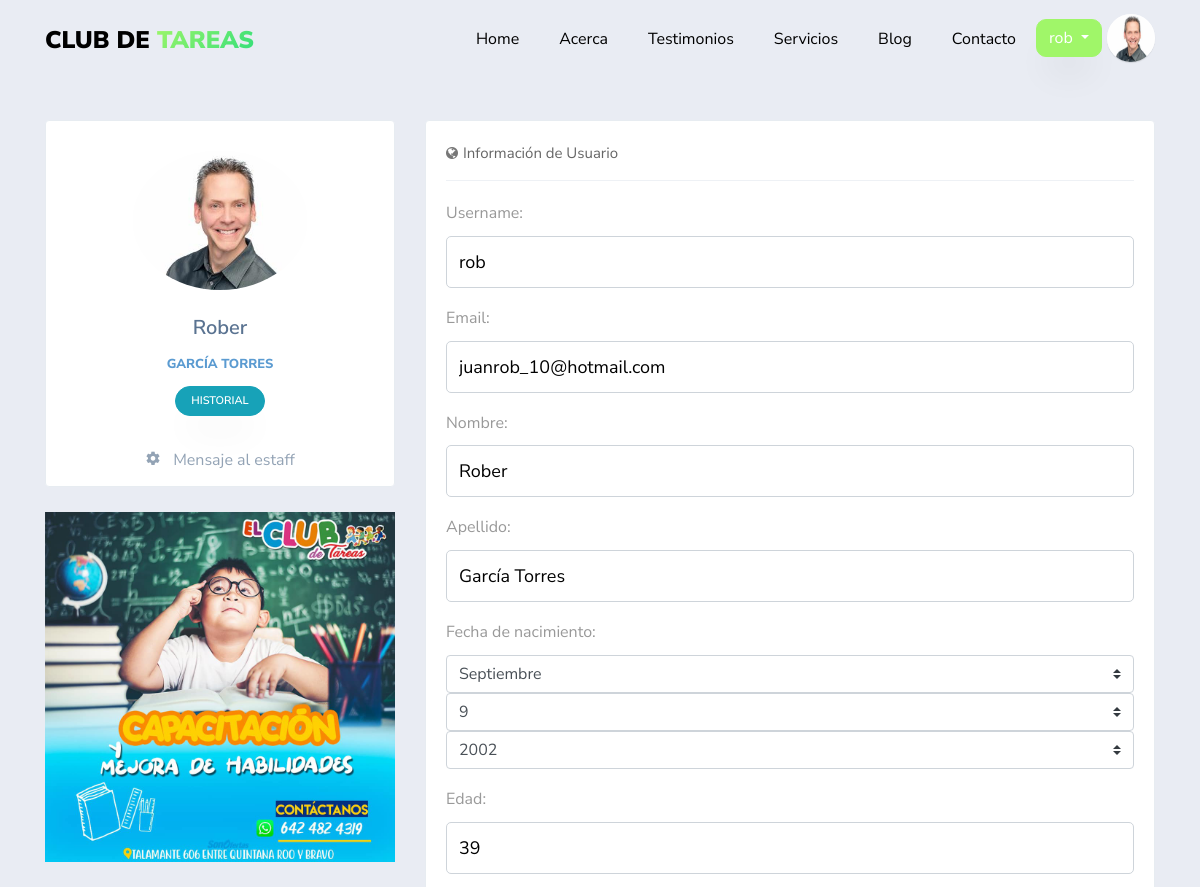
Page /profile/ (signed in, upper part) on the earlier database version.
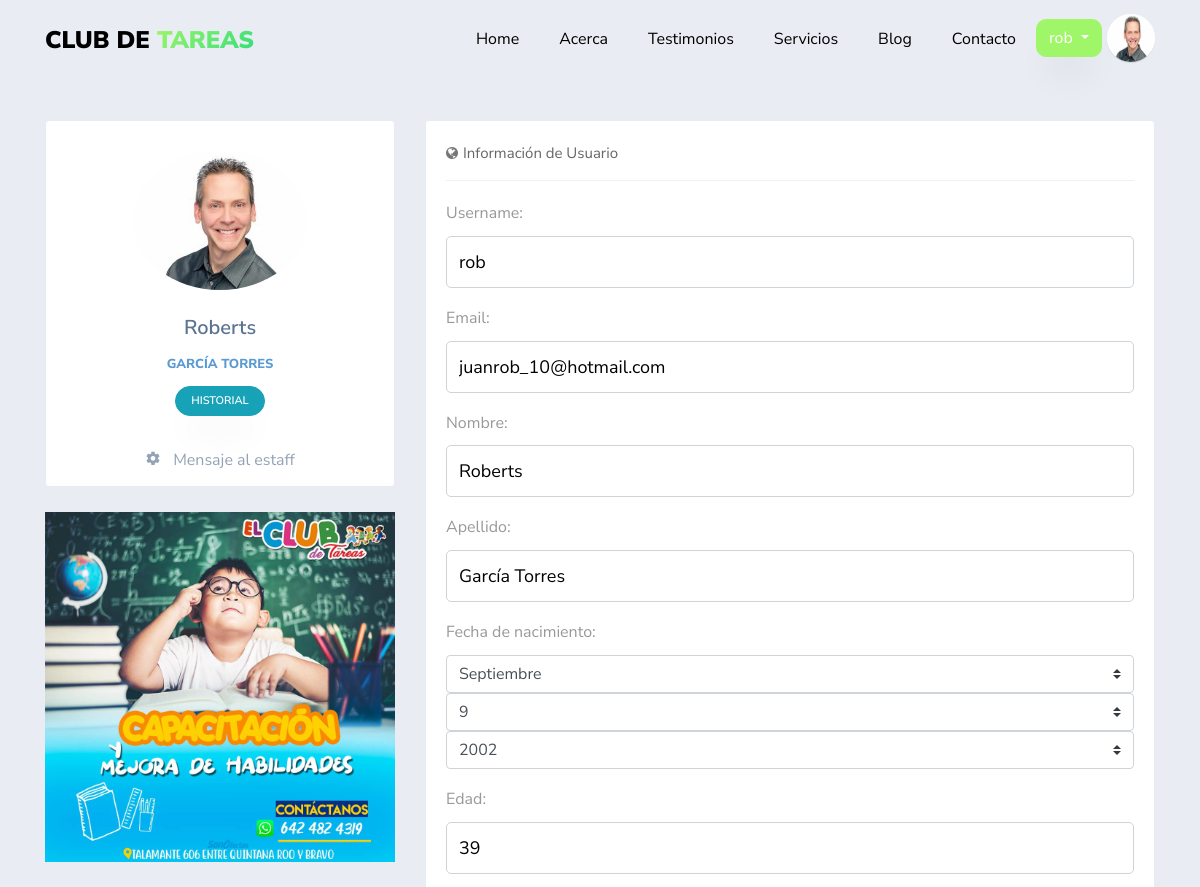
Same page on the later database version.
### usuario/models.py (models this page shows, shortened)
class Usuario(AbstractBaseUser,PermissionsMixin):
    imagen       =  models.ImageField(default='default.jpg',upload_to='profile_pics')
    email        =  models.EmailField(max_length=60,unique=True,blank=True)
    username     =  models.CharField(max_length=30,unique=True)
    nombre       =  models.CharField(max_length=100)
    apellido     =  models.CharField(max_length=100)
    edad         =  models.IntegerField(blank=True, null=True)
    padecimientos = models.TextField(verbose_name="padecimientos",blank=True,null=True)
    asistencia = models.CharField(verbose_name="Días de asistencia",max_length=100,blank=True,null=True)
    enfoque = models.CharField(verbose_name="Area en la que guste que se enfocará la atención",max_length=100,blank=True, null=True)
    nombre_de_la_madre =  models.CharField(verbose_name="Nombre de la Madre",max_length=100,blank=True, null=True)
    edad_de_la_madre =  models.IntegerField(verbose_name="Edad",blank=True, null=True)
    ocupacion_de_la_madre = models.CharField(verbose_name="Ocupación",max_length=100,blank=True,null=True)
    numero_de_la_madre   =  models.IntegerField(verbose_name="Número de contacto",blank=True,null=True)
    nombre_del_padre =  models.CharField(verbose_name="Nombre del Padre",max_length=100,blank=True, null=True)
    edad_del_padre =  models.IntegerField(verbose_name="Edad",blank=True, null=True)
    ocupacion_del_padre = models.CharField(verbose_name="Ocupación",max_length=100,blank=True, null=True)
    numero_del_padre    =  models.IntegerField(verbose_name="Número de contacto",blank=True,null=True)
    fecha_nacimiento = models.DateField(verbose_name="Fecha de nacimiento",blank=True, null=True)
    escuela      =  models.CharField(verbose_name="Nombre de la escuela",max_length=60,blank=True, null=True)
    domicilio    =  models.CharField(verbose_name="Domicilio",max_length=150,blank=True, null=True)
    status_paquetes = models.BooleanField(verbose_name="¿Tiene Paquetes Activos?",default=False)
    NIVEL_STATUS = (
         ('k','Kinder'),
         ('p','Primaria'),
         ('s','Secundaria'),
         ('b','bachillerato'),
         ('u','universidad'))
    nivel_academico = models.CharField(max_length=1,choices=NIVEL_STATUS,blank=True,verbose_name='Nivel académico del alumno')
    date_joined  =  models.DateTimeField(verbose_name="Fecha de ingreso",auto_now_add=True)
    last_login   =  models.DateTimeField(verbose_name="Ultima fecha de Sesión",auto_now=True)
    is_admin     =  models.BooleanField(verbose_name="¿Es Administrador?",default=False)
    is_active    =  models.BooleanField(verbose_name="¿Esta Acivo?",default=True)
    is_staff     =  models.BooleanField(verbose_name="¿Es parte del Staff?",default=False)
    is_superuser =  models.BooleanField(verbose_name="¿Es Super Usuario?",default=False)
    USERNAME_FIELD  = "username"
    REQUIRED_FIELDS = ["nombre","apellido"]
    objects = MyUsuarioManager()

### app/views.py (the view)
# urls.py: path('profile/', views.profile,name='profile'),
@login_required
def profile(request):
    context = {}
    if request.POST:
        form = UserUpdateForm(request.POST,request.FILES,instance=request.user)
        if form.is_valid():
            form.save()
            if form.changed_data:
                evento = Historial_User(mensaje=f"datos actualizados del Perfil: {form.changed_data}",usuario=request.user)
                evento.save()
                messages.success( request,'Los datos del formulario han sido actualizados')
    else:
        form =UserUpdateForm(
        initial = {
          'username' :request.user.username,
          'email': request.user.email,
          'nombre': request.user.nombre,
          'apellido': request.user.apellido,
          'fecha_nacimiento': request.user.fecha_nacimiento,
          'edad': request.user.edad,
          'escuela': request.user.escuela,
          'domicilio': request.user.domicilio,
          'imagen': request.user.imagen,
          'nivel_academico': request.user.nivel_academico,
          'padecimientos': request.user.padecimientos,
          'asistencia': request.user.asistencia,
          'enfoque': request.user.enfoque,
          'nombre_de_la_madre': request.user.nombre_de_la_madre,
          'edad_de_la_madre': request.user.edad_de_la_madre,
          'ocupacion_de_la_madre': request.user.ocupacion_de_la_madre,
          'numero_de_la_madre': request.user.numero_de_la_madre,
          'nombre_del_padre': request.user.nombre_del_padre,
          'edad_del_padre': request.user.edad_del_padre,
          'ocupacion_del_padre': request.user.ocupacion_del_padre,
          'numero_del_padre': request.user.numero_del_padre
          }
        )
    context['profile_form'] = form
    context['historial'] = request.user.historial.all().order_by('-fecha')
    return render(request,'app/profile.html',context)

### app/templates/app/profile.html (shortened to what this page needs)
{% extends 'main/base.html' %}
{% load crispy_forms_tags%}
{% load static %}
{% block content %}
<section>
  <div class="container"  style="margin-top:120px">
    <div class="row">
        <div class="col-md-4">
            <div class="portlet light profile-sidebar-portlet bordered  justify-content-center ftco-animate">
                <div class="profile-userpic" style="text-align:center">
                    <img src="{{ request.user.imagen.url }}" class="img-responsive" alt="">
                </div>
                <div class="profile-usertitle">
                    <div class="profile-usertitle-name">{{ request.user.nombre }}</div>
                    <div class="profile-usertitle-job">{{ request.user.apellido }} </div>
                </div>
                <div class="profile-userbuttons">
                    <button type="button" class="btn btn-info  btn-sm" data-toggle="modal"  data-target=".historial_modal">Historial</button>
                </div>
                <div class="profile-usermenu w-100">
                    <ul class="nav" style="position: relative; width:100%; height: 20px">
                        <li style="position:  absolute; left:50%; transform: translateX(-50%)">
                            <a href="#">
                                <i class="icon-settings"></i> Mensaje al estaff</a>
                        </li>
                    </ul>
                </div>
        </div>
        <div id="carouselExampleSlidesOnly" class="carousel slide" data-ride="carousel">
         <div class="carousel-inner">
           <div class="carousel-item active">
             <img class="d-block w-100" src="{% static 'main/images/club1.jpg' %}" alt="First slide">
           </div>
         </div>
    </div>
      </div>
        <div class="col-md-8">
            <div class="portlet light bordered ftco-animate">
                <div class="portlet-title tabbable-line">
                    <div class="caption caption-md">
                        <i class="icon-globe theme-font hide"></i>
                        <span class="caption-subject font-blue-madison bold uppercase">Información de Usuario</span>
                    </div>
                </div>
                <div class="portlet-body">
                        <div class="tab-content">
                            <div role="tabpanel" class="tab-pane active" id="home">
                                <form method="POST" enctype="multipart/form-data">
                                  {% for field in profile_form %}
                                  <div class="form-group">
                                      {{ field.label_tag }}
                                      {{ field }}
                                  </div>
                                  {% endfor %}
                                </form>
                            </div>
                        </div>
                </div>
            </div>
        </div>
    </div>
  </div>
</section>
{% endblock content     %}

### templates/main/base.html (shortened to what this page needs)
{% load static %}
{% load notifications_tags %}
{% notifications_unread as unread_count %}
<!DOCTYPE html>
<html lang="en">
  <head>
    <link rel="stylesheet" href="https://stackpath.bootstrapcdn.com/font-awesome/4.7.0/css/font-awesome.min.css">
    <link rel="stylesheet" href="{% static 'main/css/open-iconic-bootstrap.min.css'%}">
    <link rel="stylesheet" href="{% static 'main/css/animate.css'%}">
    <link rel="stylesheet" href="{% static 'main/css/search.css'%}">
    <link rel="stylesheet" href="{% static 'main/css/owl.carousel.min.css'%}">
    <link rel="stylesheet" href="{% static 'main/css/owl.theme.default.min.css'%}">
    <link rel="stylesheet" href="{% static 'main/css/magnific-popup.css'%}">
    <link rel="stylesheet" href="{% static 'main/css/aos.css'%}">
    <link rel="stylesheet" href="{% static 'main/css/ionicons.min.css'%}">
    <link rel="stylesheet" href="{% static 'main/css/flaticon.css' %}">
    <link rel="stylesheet" href="{% static 'main/css/icomoon.css' %}">
    <link rel="stylesheet" href="{% static 'main/css/style.css' %}">
    <link rel="stylesheet" href="{% static 'main/css/fix.css' %}">
  </head>
  <body  data-target=".site-navbar-target" data-offset="300">
  <nav class="navbar navbar-expand-lg navbar-dark ftco_navbar bg-dark ftco-navbar-light site-navbar-target" id="ftco-navbar">
	    <div class="container">
	      <a class="navbar-brand" href="index.html">Club de <span>Tareas</span></a>
	      <div class="collapse navbar-collapse" id="ftco-nav">
	        <ul class="navbar-nav nav ml-auto">
	          <li class="nav-item"><a href="{% url 'blog:home' %}" class="nav-link"><span>Home</span></a></li>
	          <li class="nav-item"><a href="{% url 'blog:about' %}"  class="nav-link"><span>Acerca</span></a></li>
	          <li class="nav-item"><a href="{% url 'blog:testimony' %}"  class="nav-link"><span>Testimonios</span></a></li>
	          <li class="nav-item"><a href="{% url 'app:services' %}" class="nav-link"><span>Servicios</span></a></li>
            <li class="nav-item"><a href="{% url 'blog:blog' %}" class="nav-link"><span>Blog</span></a></li>
          </ul>
          <ul class="nav navbar-nav navbar-right">
            <li class="nav-item"><a href="{% url 'blog:contact' %}" class="nav-link"><span>Contacto</span></a></li>
            {% if request.user.is_authenticated %}
            <div class="dropdown" style="padding-top:5px;padding-right:5px">
                    <a style="border-radius: 10px 10px 10px 10px !important;
                             -moz-border-radius: 10px 10px 10px 10px;
                             -webkit-border-radius: 10px 10px 10px 10px;"
                      class="btn btn-secondary dropdown-toggle" href="#" role="button" id="dropdownMenuLink" data-toggle="dropdown" aria-haspopup="true" aria-expanded="false">
                        {{ request.user.username }}
                    </a>
              </div>
              <li>
                <div class="inset">
                  <img src="{{ request.user.imagen.url }}">
                </div>
              </li>
            {% else %}
              <li class="nav-item"><a href="{% url 'app:login' %}"  class="nav-link"><span>Login</span></a></li>
            </ul>
          {% endif %}
	      </div>
	    </div>
	  </nav>
    {% block content %}{% endblock %}
  </body>
</html>

Differences in the rows shown:
changed Usuario "rob": user.nombre "Rober" → "Roberts"; nombre "Rober" → "Roberts"
